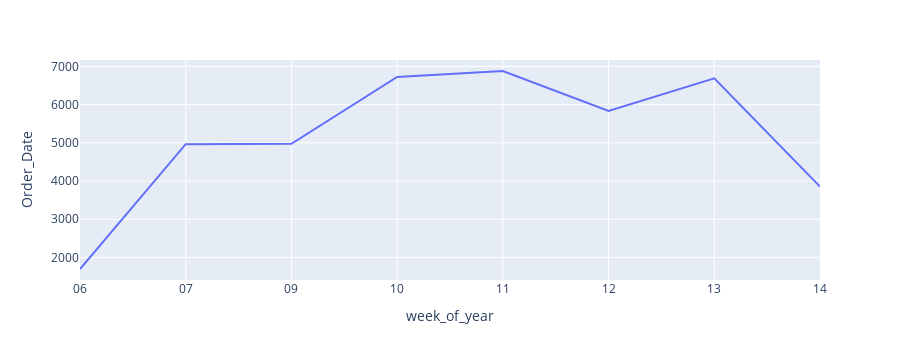

The code cell stored with this chart in its notebook:
### Markdown cell above
### 2. Quantidade de pedidos por semana.

### Code cell
df1['week_of_year'] = df1['Order_Date'].dt.strftime('%U')

df_aux = df1.loc[:, ['week_of_year', 'Order_Date']].groupby(['week_of_year']).count().reset_index()
px.line(df_aux, x='week_of_year', y='Order_Date')

### Figure 1 — Plotly figure (JSON) as saved in the notebook; plotly's stock layout.template omitted (floating-point values rounded to 4 significant figures)
{"data": [{"hovertemplate": "week_of_year=%{x}<br>Order_Date=%{y}<extra></extra>", "legendgroup": "", "line": {"color": "#636efa", "dash": "solid"}, "marker": {"symbol": "circle"}, "mode": "lines", "name": "", "orientation": "v", "showlegend": false, "type": "scatter", "x": ["06", "07", "09", "10", "11", "12", "13", "14"], "xaxis": "x", "y": [1698, 4964, 4974, 6723, 6879, 5831, 6688, 3854], "yaxis": "y"}], "layout": {"height": 360, "legend": {"tracegroupgap": 0}, "margin": {"t": 60}, "xaxis": {"anchor": "y", "autorange": true, "domain": [0, 1], "range": [0, 7], "title": {"text": "week_of_year"}, "type": "category"}, "yaxis": {"anchor": "x", "autorange": true, "domain": [0, 1], "range": [1410.0, 7167.0], "title": {"text": "Order_Date"}, "type": "linear"}}}
